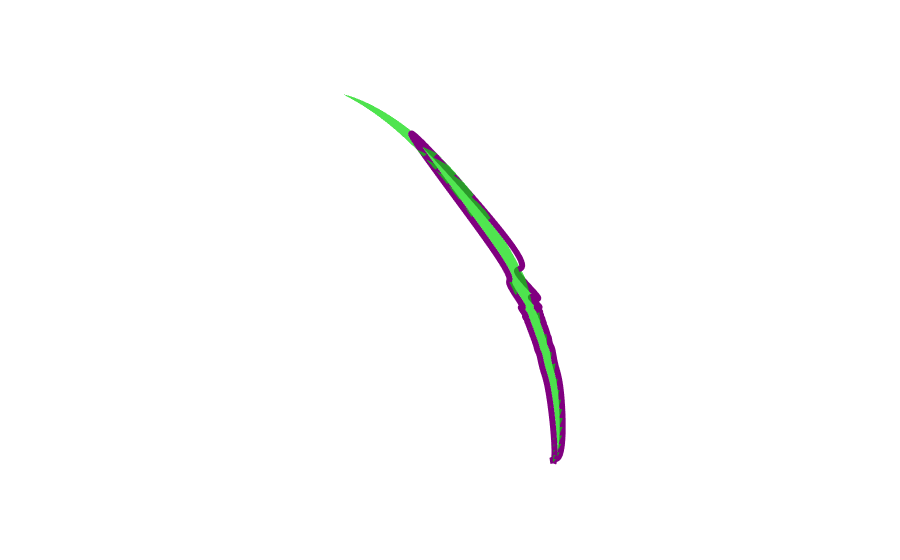

The notebook cell this image was saved under:
### Code cell
x_recon,y_recon,z_recon = coord_3d_recon.T
# x_recon = np.append(x_recon, x_recon[0])
# y_recon = np.append(y_recon, y_recon[0])
# z_recon = np.append(z_recon, z_recon[0])

x_surf, y_surf, z_surf = vertices.T
I, J, K = triangles.T

fig = go.Figure(data=[
    go.Mesh3d(
            x=x_surf,
            y=y_surf,
            z=z_surf, 
            i=I, 
            j=J, 
            k=K, 
            color="lime",
            # flatshading=True,
            # colorscale=colorscale, 
            # intensity=z_surf, 
            opacity=0.7,
            showscale=False),
    go.Scatter3d(
    x=x_recon,
    y=y_recon,
    z=z_recon,
    mode='lines',
    line=dict(
        width=12,
        color="purple",                
    )
)
                     ])

fig.update_scenes(xaxis_visible=False, yaxis_visible=False,zaxis_visible=False)
fig.update_layout(
    margin=dict(l=0, r=0, b=0, t=0), 
    scene={"aspectmode":"data"},
    scene_camera = dict(eye=dict(x=-3, y=-3, z=3)),
    plot_bgcolor = "rgba(0, 0, 0, 0)",
    paper_bgcolor = "rgba(0, 0, 0, 0)",
)
fig.show()
fig.write_image("data/result/"+name+"_bspline.png", scale=6)

### Figure 1 — Plotly figure (JSON) as saved in the notebook; plotly's stock layout.template omitted (floating-point values rounded to 4 significant figures; data arrays with more than 128 entries replaced by an {"elided": "..."} marker saying what was removed)
{"data": [{"color": "lime", "i": {"elided": "1554 int values"}, "j": {"elided": "1554 int values"}, "k": {"elided": "1554 int values"}, "opacity": 0.7, "showscale": false, "type": "mesh3d", "x": {"elided": "895 float values"}, "y": {"elided": "895 float values"}, "z": {"elided": "895 float values"}}, {"line": {"color": "purple", "width": 12}, "mode": "lines", "type": "scatter3d", "x": {"elided": "3600 float values"}, "y": {"elided": "3600 float values"}, "z": {"elided": "3600 float values"}}], "layout": {"autosize": true, "margin": {"b": 0, "l": 0, "r": 0, "t": 0}, "paper_bgcolor": "rgba(0, 0, 0, 0)", "plot_bgcolor": "rgba(0, 0, 0, 0)", "scene": {"aspectmode": "data", "aspectratio": {"x": 0.1638, "y": 2.46, "z": 2.482}, "camera": {"eye": {"x": -3, "y": -3, "z": 3}}, "xaxis": {"type": "linear", "visible": false}, "yaxis": {"type": "linear", "visible": false}, "zaxis": {"type": "linear", "visible": false}}}}
